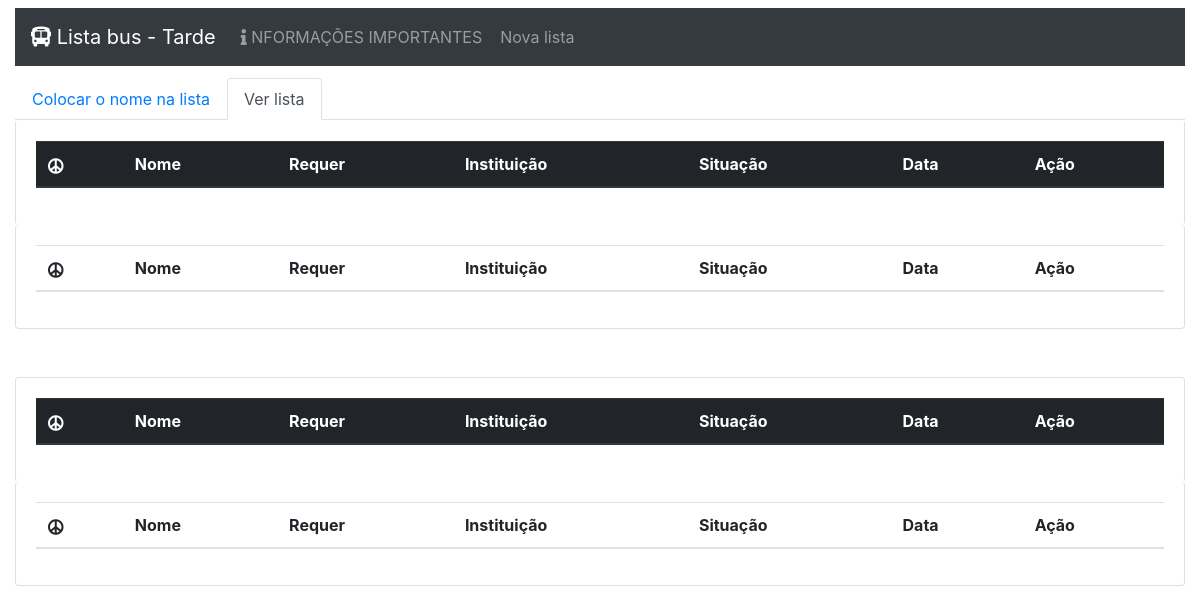
/, run on an earlier commit of the app's database.
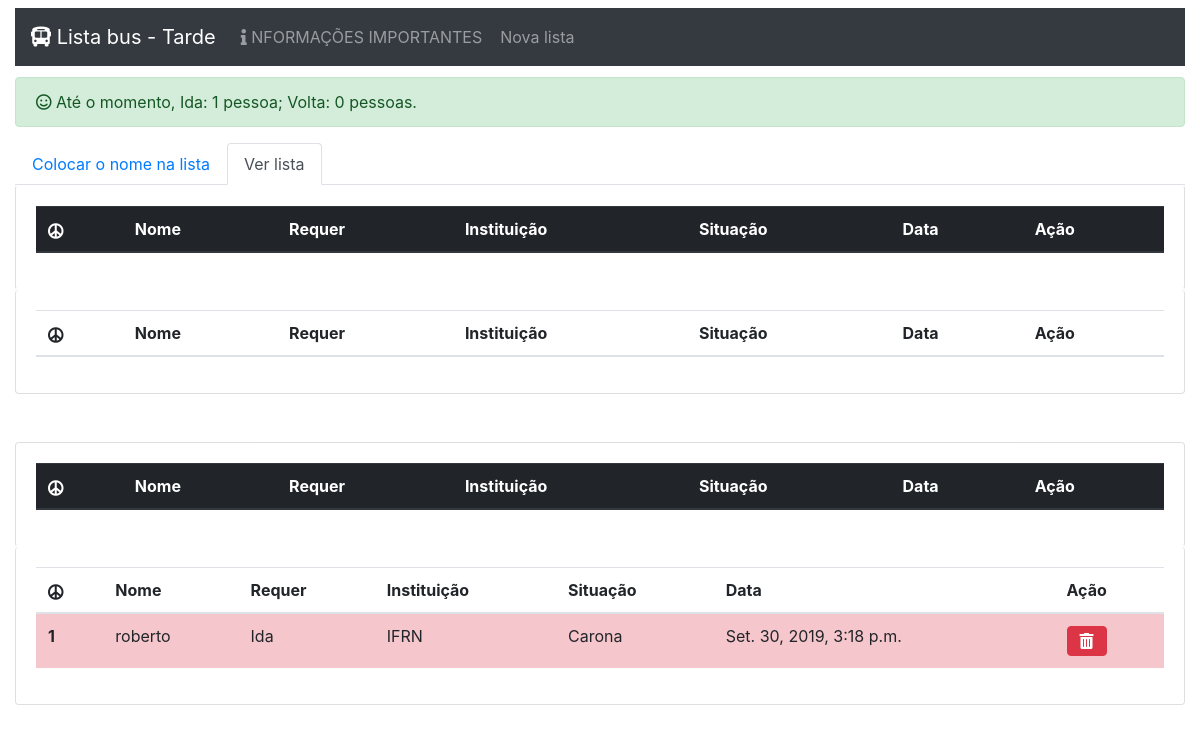
And on a later commit of the database.
### lista/models.py (models this page shows, shortened)
class Aluno(models.Model):
	IDA = 1
	IDAEVOLTA = 2
	VOLTA = 3
	STATUS_CHOICES = (
	    (IDA, 'Ida'),
	    (IDAEVOLTA, 'Ida e volta'),
	    (VOLTA, 'Volta'),
	)
	CADASTRADO = 1
	CARONA = 2
	STATUS_CHOICES2 = (
	    (CADASTRADO, 'Cadastrado'),
	    (CARONA, 'Carona'),
	)
	data = models.DateTimeField(auto_now_add=True) #default = timezone.now
	nome = models.CharField(max_length = 100)
	acao = models.IntegerField(choices=STATUS_CHOICES, default=IDAEVOLTA)
	instituicao = models.CharField(max_length = 10)
	situacao = models.IntegerField(choices=STATUS_CHOICES2, default=CADASTRADO)

### lista/views.py (the view)
# urls.py: path('', views.listar, name='menu'),
def listar (request):
	lista0 = Aluno.objects.all().filter(situacao=Aluno.CADASTRADO, acao=Aluno.VOLTA)
	lista1 = Aluno.objects.all().filter(situacao=Aluno.CADASTRADO, acao=Aluno.IDA)
	lista2 = Aluno.objects.all().filter(situacao=Aluno.CARONA,acao=Aluno.VOLTA)
	lista3 = Aluno.objects.all().filter(situacao=Aluno.CARONA,acao=Aluno.IDA)
	lista4 = Aluno.objects.all().filter(acao=Aluno.IDA)
	lista5 = Aluno.objects.all().filter(acao=Aluno.VOLTA)
	aux=0
	aux2=0
	cor="success"
	classe='smile'
	for x in lista4:
		aux = aux+1
	for y in lista5:
		aux2 = aux2+1
	if aux>29:
		cor="danger"
		classe='frown'
	if aux2>29:
		cor="danger"
		classe='frown'
	p='pessoas'
	p2='pessoas'
	if aux==1:
		p='pessoa'
	if aux2==1:
		p2='pessoa'
	return render (request, 'main.html', {'pessoa':p,'pessoa2':p2,'classe':classe,'cor':cor,'totali':aux, 'totalv':aux2,"cadastrados": lista0,'caronas': lista2, 'cadastradosi':lista1, 'caronasi':lista3})

### lista/templates/main.html (shortened to what the changed rows need)
<html lang="pt-br">
<head>
  <link rel="stylesheet" href="https://use.fontawesome.com/releases/v5.5.0/css/all.css">
  <link rel="stylesheet" href="https://stackpath.bootstrapcdn.com/bootstrap/4.1.3/css/bootstrap.min.css">
</head>
<body>
  <div class="container-fluid">
<div class="row">
    <div class="col-md-12">
        {% if totali %}
          <div class="alert alert-{{cor}}" role="alert"><i class="far fa-{{classe}}"></i>
            Até o momento, Ida: {{totali}} {{pessoa}}; Volta: {{totalv}} {{pessoa2}}.
          </div>
        {% endif %}
      </div>
</div>
      <div class="tab-content" id="myTabContent">
        <div class="tab-pane fade show active" id="lv" role="tabpanel" aria-labelledby="profile-tab">
        <div class="row">
          <div class="col-md-12">
            <div class="card" style="border-top-color: white; border-bottom-color: white">
              <div class="card-body">
                  <div class="table-responsive">
                  <table class="table">
                      <thead class="thead-dark">
                      <tr>
                          <th scope="col"><i class="fas fa-peace"></i></th>
                          <th scope="col">Nome</th>
                          <th scope="col">Requer</th>
                          <th scope="col">Instituição</th>
                          <th scope="col">Situação</th>
                          <th scope="col">Data</th>
                          <th scope="col">Ação</th>
                        </tr>
                      </thead>
                  </table>
                  </div>
              </div>
            </div>
          </div>
        </div>
        <div class="row">
          <div class="col-md-12 ">
            <div class="card" style="border-top: white">
              <div class="card-body">
                  <div class="table-responsive">
                  <table class="table">
                      <thead class="thead">
                      <tr>
                          <th scope="col"><i class="fas fa-peace"></i></th>
                          <th scope="col">Nome</th>
                          <th scope="col">Requer</th>
                          <th scope="col">Instituição</th>
                          <th scope="col">Situação</th>
                          <th scope="col">Data</th>
                          <th scope="col">Ação</th>
                        </tr>
                      </thead>
                  </table>
                  </div>
              </div>
            </div>
          </div>
        </div>
        <div class="row">
          <div class="col-md-12 mt-5 ">
            <div class="card" style=" border-bottom-color: white">
              <div class="card-body">
                  <div class="table-responsive">
                  <table class="table">
                      <thead class="thead-dark">
                      <tr>
                          <th scope="col"><i class="fas fa-peace"></i></th>
                          <th scope="col">Nome</th>
                          <th scope="col">Requer</th>
                          <th scope="col">Instituição</th>
                          <th scope="col">Situação</th>
                          <th scope="col">Data</th>
                          <th scope="col">Ação</th>
                        </tr>
                      </thead>
                  </table>
                  </div>
              </div>
            </div>
          </div>
        </div>
        <div class="row">
          <div class="col-md-12 mb-3 ">
            <div class="card" style="border-top: white">
              <div class="card-body">
                  <div class="table-responsive">
                  <table class="table">
                      <thead class="thead">
                      <tr>
                          <th scope="col"><i class="fas fa-peace"></i></th>
                          <th scope="col">Nome</th>
                          <th scope="col">Requer</th>
                          <th scope="col">Instituição</th>
                          <th scope="col">Situação</th>
                          <th scope="col">Data</th>
                          <th scope="col">Ação</th>
                        </tr>
                      </thead>
                      <tbody>
                        {% for lista in caronasi %}
                        <tr class="table-danger">
                          <th scope="row">{{ forloop.counter }}</th>
                          <td >{{ lista.nome }}</td>
                          <td >{{ lista.get_acao_display }}</td>
                          <td >{{ lista.instituicao }}</td>
                          <td >{{ lista.get_situacao_display }}</td>
                          <td  >{{ lista.data }}</td>
                          <td>
                            <div class="btn-group" role="group" aria-label="Basic example">
                              <a href="{% url 'tirar' lista.id %}" class="btn btn-danger" role="button" ><i class='fas fa-trash-alt'></i></a>
                          </div>
                        </td>
                      </tr>
                        {% endfor %}
                      </tbody>
                  </table>
                  </div>
              </div>
            </div>
          </div>
        </div>
     </div>
</div>
</div>
</body>
</html>

What changed in the data, as far as the page shows it:
added Aluno: nome "roberto", acao "Ida", instituicao "IFRN", situacao "Carona", data "Set. 30, 2019, 3:18 p.m."
Also different on the page:
{{ totali }}: (not shown) → "1"
{{ pessoa }}: (not shown) → "pessoa"
{{ totalv }}: (not shown) → "0"
{{ pessoa2 }}: (not shown) → "pessoas"
text now shown: "Até o momento, Ida: ; Volta: ."
